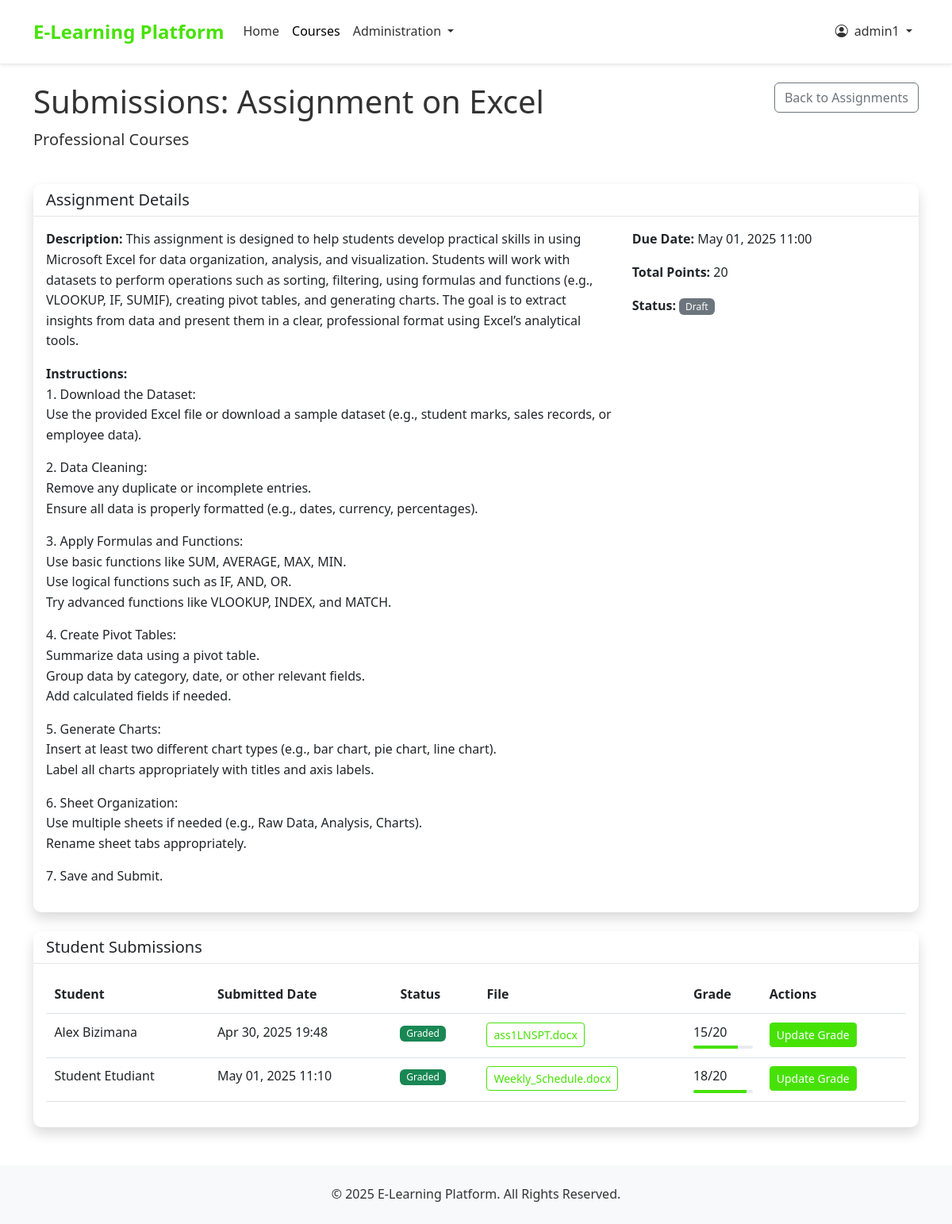
The page /courses/assignments/submissions/1/ (signed in) on the database its author committed.
### accounts/models.py (models this page shows, shortened)
class User(AbstractUser):
    USER_TYPE_CHOICES = (
        ('student', 'Student'),
        ('teacher', 'Teacher'),
        ('admin', 'Admin'),
    )
    user_type = models.CharField(max_length=10, choices=USER_TYPE_CHOICES, default='student')
    phone_number = models.CharField(max_length=15, blank=True, null=True)
    is_active = models.BooleanField(default=True)
    created_at = models.DateTimeField(auto_now_add=True)
    updated_at = models.DateTimeField(auto_now=True)
    is_organization = models.BooleanField(default=False)
    company_name = models.CharField(max_length=255, blank=True, null=True)
    contact_person = models.CharField(max_length=255, blank=True, null=True)
    number_of_trainees = models.PositiveIntegerField(default=0)
    start_date = models.DateField(blank=True, null=True)
    end_date = models.DateField(blank=True, null=True)
    student_id = models.CharField(max_length=5, blank=True, null=True, unique=True)

### courses/models.py (models this page shows, shortened)
class Assignment(models.Model):
    STATUS_CHOICES = (
        ('draft', 'Draft'),
        ('published', 'Published'),
        ('archived', 'Archived'),
    )
    course = models.ForeignKey(Course, on_delete=models.CASCADE, related_name='assignments')
    title = models.CharField(max_length=200)
    description = models.TextField(help_text="Brief overview of the assignment")
    instructions = models.TextField(help_text="Detailed instructions for completing the assignment")
    due_date = models.DateTimeField()
    points = models.PositiveIntegerField(default=100)
    status = models.CharField(max_length=10, choices=STATUS_CHOICES, default='draft')
    created_at = models.DateTimeField(auto_now_add=True)
    updated_at = models.DateTimeField(auto_now=True)

class Course(models.Model):
    title = models.CharField(max_length=200)
    slug = models.SlugField(max_length=200, unique=True, blank=True)
    description = models.TextField()
    overview = models.TextField(blank=True, null=True)
    placement_test_price = models.DecimalField(max_digits=6, decimal_places=2)
    is_active = models.BooleanField(default=True)
    created_at = models.DateTimeField(auto_now_add=True)
    updated_at = models.DateTimeField(auto_now=True)

class AssignmentSubmission(models.Model):
    STATUS_CHOICES = (
        ('submitted', 'Submitted'),
        ('graded', 'Graded'),
        ('late', 'Late Submission'),
        ('resubmit', 'Needs Resubmission'),
    )
    assignment = models.ForeignKey(Assignment, on_delete=models.CASCADE, related_name='submissions')
    student = models.ForeignKey(User, on_delete=models.CASCADE, related_name='assignment_submissions')
    submission_text = models.TextField(blank=True, null=True, help_text="Student's text response (if applicable)")
    submission_file = models.FileField(upload_to='assignment_submissions/', blank=True, null=True)
    submission_file_name = models.CharField(max_length=255, blank=True, null=True)
    status = models.CharField(max_length=10, choices=STATUS_CHOICES, default='submitted')
    grade = models.PositiveIntegerField(blank=True, null=True)
    feedback = models.TextField(blank=True, null=True)
    submitted_at = models.DateTimeField(auto_now_add=True)
    graded_at = models.DateTimeField(blank=True, null=True)
    class Meta:
        unique_together = ['assignment', 'student']
    def get_grade_percentage(self):
        if self.grade is not None and self.assignment.points > 0:
            return (self.grade / self.assignment.points) * 100
        return 0

### courses/views.py (the view, shortened to what this page needs)
# urls.py: path('assignments/submissions/<int:assignment_id>/', views.assignment_submissions, name='assignment_submissions'),
@login_required
@user_passes_test(is_teacher_or_admin)  # Changed from is_teacher to is_teacher_or_admin
def assignment_submissions(request, assignment_id):
    assignment = get_object_or_404(Assignment, id=assignment_id)
    if request.user.is_staff or request.user.is_superuser:
        submissions = assignment.submissions.all().select_related('student')
    else:
        student_ids = StudentProfile.objects.filter(assigned_teacher=request.user).values_list('user_id', flat=True)
        submissions = assignment.submissions.filter(student_id__in=student_ids).select_related('student')
    return render(request, 'courses/assignment_submissions.html', {
        'assignment': assignment,
        'submissions': submissions
    })

### courses/views.py (called while the page is built)
def is_teacher_or_admin(user):
    return user.user_type == 'teacher' or user.is_staff or user.is_superuser

### templates/courses/assignment_submissions.html (shortened to what this page needs)
{% extends 'base.html' %}
{% block content %}
<div class="row mb-4">
    <div class="col-md-8">
        <h1>Submissions: {{ assignment.title }}</h1>
        <p class="lead">{{ assignment.course.title }}</p>
    </div>
    <div class="col-md-4 text-end">
        <a href="{% url 'assignment_list' %}" class="btn btn-outline-secondary">Back to Assignments</a>
    </div>
</div>
<div class="row mb-4">
    <div class="col-12">
        <div class="card shadow">
            <div class="card-header bg-white">
                <h5 class="mb-0">Assignment Details</h5>
            </div>
            <div class="card-body">
                <div class="row">
                    <div class="col-md-8">
                        <p><strong>Description:</strong> {{ assignment.description }}</p>
                        <p class="mb-0"><strong>Instructions:</strong> {{ assignment.instructions|linebreaks }}</p>
                    </div>
                    <div class="col-md-4">
                        <p><strong>Due Date:</strong> {{ assignment.due_date|date:"M d, Y H:i" }}</p>
                        <p><strong>Total Points:</strong> {{ assignment.points }}</p>
                        <p><strong>Status:</strong>
                            {% if assignment.status == 'published' %}
                                <span class="badge bg-success">Published</span>
                            {% elif assignment.status == 'draft' %}
                                <span class="badge bg-secondary">Draft</span>
                            {% else %}
                                <span class="badge bg-danger">Archived</span>
                            {% endif %}
                        </p>
                    </div>
                </div>
            </div>
        </div>
    </div>
</div>
<div class="row">
    <div class="col-12">
        <div class="card shadow">
            <div class="card-header bg-white">
                <h5 class="mb-0">Student Submissions</h5>
            </div>
            <div class="card-body">
                {% if submissions %}
                    <div class="table-responsive">
                        <table class="table">
                            <thead>
                                <tr>
                                    <th>Student</th>
                                    <th>Submitted Date</th>
                                    <th>Status</th>
                                    <th>File</th>
                                    <th>Grade</th>
                                    <th>Actions</th>
                                </tr>
                            </thead>
                            <tbody>
                                {% for submission in submissions %}
                                    <tr>
                                        <td>{{ submission.student.get_full_name|default:submission.student.username }}</td>
                                        <td>{{ submission.submitted_at|date:"M d, Y H:i" }}</td>
                                        <td>
                                            {% if submission.status == 'submitted' %}
                                                <span class="badge bg-primary">Submitted</span>
                                            {% elif submission.status == 'graded' %}
                                                <span class="badge bg-success">Graded</span>
                                            {% elif submission.status == 'late' %}
                                                <span class="badge bg-warning">Late</span>
                                            {% elif submission.status == 'resubmit' %}
                                                <span class="badge bg-danger">Needs Resubmission</span>
                                            {% endif %}
                                        </td>
                                        <td>
                                            {% if submission.submission_file %}
                                                <a href="{{ submission.submission_file.url }}" class="btn btn-sm btn-outline-primary" target="_blank" download>
                                                    {{ submission.submission_file_name|default:"Download" }}
                                                </a>
                                            {% else %}
                                                <span class="text-muted">No file</span>
                                            {% endif %}
                                        </td>
                                        <td>
                                            {% if submission.grade is not None %}
                                                {{ submission.grade }}/{{ assignment.points }}
                                                <div class="progress mt-1" style="height: 4px;">
                                                    <div class="progress-bar" role="progressbar" style="width: {{ submission.get_grade_percentage }}%;" aria-valuenow="{{ submission.get_grade_percentage }}" aria-valuemin="0" aria-valuemax="100"></div>
                                                </div>
                                            {% else %}
                                                <span class="text-muted">Not graded</span>
                                            {% endif %}
                                        </td>
                                        <td>
                                            <a href="{% url 'grade_submission' submission.id %}" class="btn btn-sm btn-primary">
                                                {% if submission.status == 'graded' %}
                                                    Update Grade
                                                {% else %}
                                                    Grade
                                                {% endif %}
                                            </a>
                                        </td>
                                    </tr>
                                {% endfor %}
                            </tbody>
                        </table>
                    </div>
                {% else %}
                    <div class="alert alert-info">
                        <p class="mb-0">No submissions received for this assignment yet.</p>
                    </div>
                {% endif %}
            </div>
        </div>
    </div>
</div>
{% endblock %}

### templates/base.html (shortened to what this page needs)
{% load static %}
<!DOCTYPE html>
<html lang="en">
<head>
    <link href="https://cdn.jsdelivr.net/npm/bootstrap@5.3.0-alpha1/dist/css/bootstrap.min.css" rel="stylesheet">
    <link rel="stylesheet" href="https://cdn.jsdelivr.net/npm/bootstrap-icons@1.10.0/font/bootstrap-icons.css">
    <link rel="stylesheet" href="{% static 'css/style.css' %}">
</head>
<body>
    <nav class="navbar navbar-expand-lg navbar-light sticky-top">
        <div class="container">
            <a class="navbar-brand" href="{% url 'home' %}">E-Learning Platform</a>
            <div class="collapse navbar-collapse" id="navbarNav">
                <ul class="navbar-nav me-auto">
                    <li class="nav-item">
                        <a class="nav-link {% if request.path == '/' %}active{% endif %}" href="{% url 'home' %}">Home</a>
                    </li>
                    <li class="nav-item">
                        <a class="nav-link {% if '/courses/' in request.path %}active{% endif %}" href="{% url 'course_list' %}">Courses</a>
                    </li>
                    {% if user.is_authenticated %}
                        {% if user.is_staff or user.is_superuser %}
                            <li class="nav-item dropdown">
                                <a class="nav-link dropdown-toggle" href="#" role="button" data-bs-toggle="dropdown">
                                    Administration
                                </a>
                            </li>
                        {% elif user.is_teacher %}
                            <li class="nav-item">
                                <a class="nav-link {% if '/events/' in request.path %}active{% endif %}" href="{% url 'view_events' %}">Events</a>
                            </li>
                        {% endif %}
                    {% endif %}
                </ul>
                <ul class="navbar-nav ms-auto">
                    {% if user.is_authenticated %}
                        <li class="nav-item dropdown">
                            <a class="nav-link dropdown-toggle" href="#" role="button" data-bs-toggle="dropdown">
                                <i class="bi bi-person-circle me-1"></i> {{ user.get_full_name|default:user.username }}
                            </a>
                        </li>
                    {% endif %}
                </ul>
            </div>
        </div>
    </nav>
    <main class="container mt-4">
        {% block content %}{% endblock %}
    </main>
    <footer class="footer">
        <div class="container text-center">
            <p class="mb-0">&copy; {% now "Y" %} E-Learning Platform. All Rights Reserved.</p>
        </div>
    </footer>
</body>
</html>

### static/css/style.css (style rules this page uses)
:root { --primary-color: #47e205; --secondary-color: #2e206d; --light-gray: #f8f9fa; --dark-gray: #6c757d; --white: #ffffff; }
body { font-family: 'Segoe UI', Tahoma, Geneva, Verdana, sans-serif; color: #333; line-height: 1.6; }
a { color: var(--primary-color); text-decoration: none; }
.btn-primary { background-color: var(--primary-color); border-color: var(--primary-color); }
.btn-outline-primary { color: var(--primary-color); border-color: var(--primary-color); }
.card { border-radius: 10px; border: none; box-shadow: 0 4px 6px rgba(0, 0, 0, 0.1); transition: transform 0.3s ease, box-shadow 0.3s ease; }
.card-header { border-radius: 10px 10px 0 0 !important; background-color: white; border-bottom: 1px solid rgba(0, 0, 0, 0.1); }
.badge { font-weight: 500; }
.navbar { padding: 1rem 0; }
.navbar-brand { font-size: 1.5rem; font-weight: bold; }
.progress { height: 10px; border-radius: 5px; }
.progress-bar { background-color: var(--primary-color); }
.footer { background-color: var(--light-gray); padding: 1.5rem 0; margin-top: 3rem; }
.table td, .table th { padding: 0.65rem; }

### templates/base.html (style rules this page uses)
:root { --primary-color: #47e205; --secondary-color: #2e206d; }
.btn-primary { background-color: var(--primary-color); border-color: var(--primary-color); }
.navbar { background-color: white; box-shadow: 0 2px 4px rgba(0, 0, 0, 0.1); }
.navbar-brand { color: var(--primary-color); font-weight: bold; }
.nav-link { color: #333; }
footer { background-color: #f8f9fa; padding: 20px 0; margin-top: 50px; }

### rows shown on the page
User: get_full_name "admin1"
Assignment: title "Assignment on Excel", course "Professional Courses", description "This assignment is designed to help students develop practical skills in using Microsoft Excel for data organization, analysis, and visualization. Students will work with datasets to perform operations such as sorting, filtering, using formulas and functions (e.g., VLOOKUP, IF, SUMIF), creating pivot tables, and generating charts. The goal is to extract insights from data and present them in a clear, professional format using Excel’s analytical tools.", instructions "1. Download the Dataset: Use the provided Excel file or download a sample dataset (e.g., student marks, sales records, or employee data). 2. Data Cleaning: Remove any duplicate or incomplete entries. Ensure all data is properly formatted (e.g., dates, currency, percentages). 3. Apply Formulas and Functions: Use basic functions like SUM, AVERAGE, MAX, MIN. Use logical functions such as IF, AND, OR. Try advanced functions like VLOOKUP, INDEX, and MATCH. 4. Create Pivot Tables: Summarize data using a pivot table. Group data by category, date, or other relevant fields. Add calculated fields if needed. 5. Generate Charts: Insert at least two different chart types (e.g., bar chart, pie chart,…", due_date "May 01, 2025 11:00", points "20"
AssignmentSubmission: student.get_full_name "Alex Bizimana", submitted_at "Apr 30, 2025 19:48", status "Graded", submission_file_name "ass1LNSPT.docx", grade "15"
AssignmentSubmission: student.get_full_name "Student Etudiant", submitted_at "May 01, 2025 11:10", status "Graded", submission_file_name "Weekly_Schedule.docx", grade "18"
